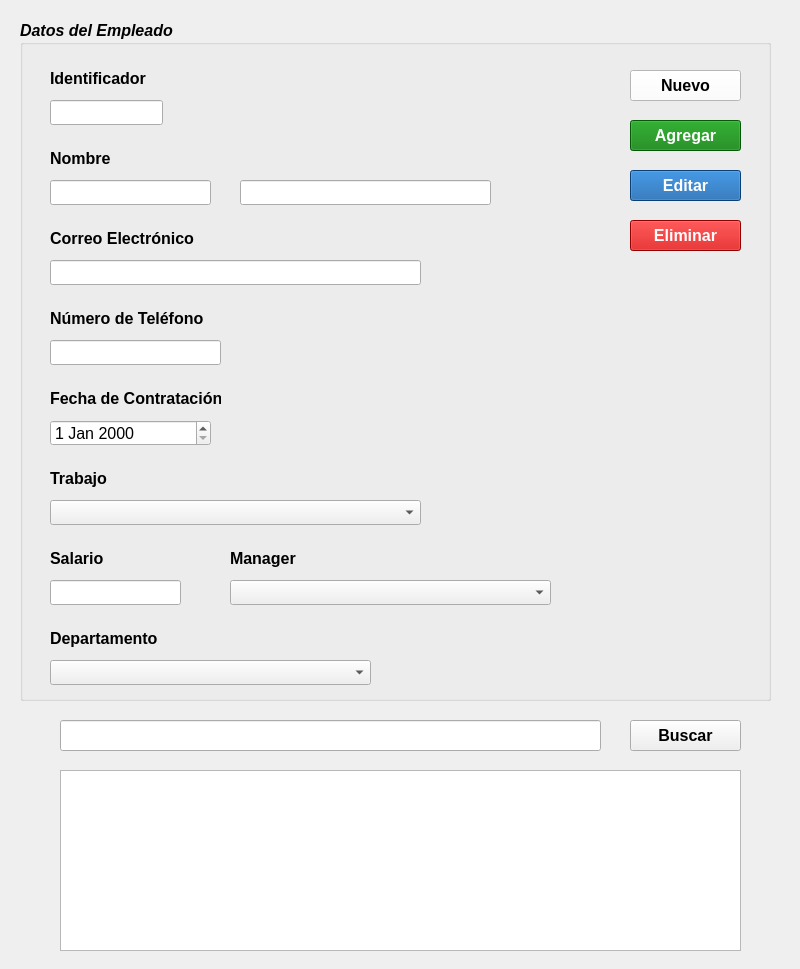
<?xml version="1.0" encoding="UTF-8"?>
<ui version="4.0">
 <class>FrmEmpleado</class>
 <widget class="QWidget" name="FrmEmpleado">
  <property name="geometry">
   <rect>
    <x>0</x>
    <y>0</y>
    <width>800</width>
    <height>969</height>
   </rect>
  </property>
  <property name="minimumSize">
   <size>
    <width>800</width>
    <height>969</height>
   </size>
  </property>
  <property name="windowTitle">
   <string>Gestion de Empleados</string>
  </property>
  <widget class="QGroupBox" name="gbox_datosEmpleado">
   <property name="geometry">
    <rect>
     <x>20</x>
     <y>20</y>
     <width>751</width>
     <height>681</height>
    </rect>
   </property>
   <property name="font">
    <font>
     <pointsize>12</pointsize>
     <weight>75</weight>
     <italic>true</italic>
     <bold>true</bold>
    </font>
   </property>
   <property name="title">
    <string>Datos del Empleado </string>
   </property>
   <widget class="QLabel" name="lbl_identificador">
    <property name="geometry">
     <rect>
      <x>30</x>
      <y>50</y>
      <width>101</width>
      <height>17</height>
     </rect>
    </property>
    <property name="font">
     <font>
      <pointsize>12</pointsize>
      <weight>75</weight>
      <italic>false</italic>
      <bold>true</bold>
     </font>
    </property>
    <property name="text">
     <string>Identificador</string>
    </property>
   </widget>
   <widget class="QLineEdit" name="le_id">
    <property name="geometry">
     <rect>
      <x>30</x>
      <y>80</y>
      <width>113</width>
      <height>25</height>
     </rect>
    </property>
    <property name="font">
     <font>
      <pointsize>12</pointsize>
      <weight>50</weight>
      <italic>false</italic>
      <bold>false</bold>
     </font>
    </property>
    <property name="readOnly">
     <bool>true</bool>
    </property>
   </widget>
   <widget class="QLabel" name="lbl_nombre">
    <property name="geometry">
     <rect>
      <x>30</x>
      <y>130</y>
      <width>101</width>
      <height>17</height>
     </rect>
    </property>
    <property name="font">
     <font>
      <pointsize>12</pointsize>
      <weight>75</weight>
      <italic>false</italic>
      <bold>true</bold>
     </font>
    </property>
    <property name="text">
     <string>Nombre</string>
    </property>
   </widget>
   <widget class="QLineEdit" name="le_primerNombre">
    <property name="geometry">
     <rect>
      <x>30</x>
      <y>160</y>
      <width>161</width>
      <height>25</height>
     </rect>
    </property>
    <property name="font">
     <font>
      <pointsize>12</pointsize>
      <weight>50</weight>
      <italic>false</italic>
      <bold>false</bold>
     </font>
    </property>
    <property name="text">
     <string/>
    </property>
   </widget>
   <widget class="QLineEdit" name="le_ultimoNombre">
    <property name="geometry">
     <rect>
      <x>220</x>
      <y>160</y>
      <width>251</width>
      <height>25</height>
     </rect>
    </property>
    <property name="font">
     <font>
      <pointsize>12</pointsize>
      <weight>50</weight>
      <italic>false</italic>
      <bold>false</bold>
     </font>
    </property>
    <property name="text">
     <string/>
    </property>
   </widget>
   <widget class="QLabel" name="lbl_correoElectronico">
    <property name="geometry">
     <rect>
      <x>30</x>
      <y>210</y>
      <width>151</width>
      <height>17</height>
     </rect>
    </property>
    <property name="font">
     <font>
      <pointsize>12</pointsize>
      <weight>75</weight>
      <italic>false</italic>
      <bold>true</bold>
     </font>
    </property>
    <property name="text">
     <string>Correo Electrónico</string>
    </property>
   </widget>
   <widget class="QLineEdit" name="le_correo">
    <property name="geometry">
     <rect>
      <x>30</x>
      <y>240</y>
      <width>371</width>
      <height>25</height>
     </rect>
    </property>
    <property name="font">
     <font>
      <pointsize>12</pointsize>
      <weight>50</weight>
      <italic>false</italic>
      <bold>false</bold>
     </font>
    </property>
    <property name="text">
     <string/>
    </property>
   </widget>
   <widget class="QLineEdit" name="le_telefono">
    <property name="geometry">
     <rect>
      <x>30</x>
      <y>320</y>
      <width>171</width>
      <height>25</height>
     </rect>
    </property>
    <property name="font">
     <font>
      <pointsize>12</pointsize>
      <weight>50</weight>
      <italic>false</italic>
      <bold>false</bold>
     </font>
    </property>
    <property name="text">
     <string/>
    </property>
   </widget>
   <widget class="QLabel" name="lbl_numeroTelefono">
    <property name="geometry">
     <rect>
      <x>30</x>
      <y>290</y>
      <width>161</width>
      <height>17</height>
     </rect>
    </property>
    <property name="font">
     <font>
      <pointsize>12</pointsize>
      <weight>75</weight>
      <italic>false</italic>
      <bold>true</bold>
     </font>
    </property>
    <property name="text">
     <string>Número de Teléfono</string>
    </property>
   </widget>
   <widget class="QLabel" name="lbl_fechaContratacion">
    <property name="geometry">
     <rect>
      <x>30</x>
      <y>370</y>
      <width>171</width>
      <height>17</height>
     </rect>
    </property>
    <property name="font">
     <font>
      <pointsize>12</pointsize>
      <weight>75</weight>
      <italic>false</italic>
      <bold>true</bold>
     </font>
    </property>
    <property name="text">
     <string>Fecha de Contratación</string>
    </property>
   </widget>
   <widget class="QDateEdit" name="de_fechaContratacion">
    <property name="geometry">
     <rect>
      <x>30</x>
      <y>400</y>
      <width>161</width>
      <height>26</height>
     </rect>
    </property>
    <property name="font">
     <font>
      <pointsize>12</pointsize>
      <weight>50</weight>
      <italic>false</italic>
      <bold>false</bold>
     </font>
    </property>
   </widget>
   <widget class="QLabel" name="lbl_trabajo">
    <property name="geometry">
     <rect>
      <x>30</x>
      <y>450</y>
      <width>61</width>
      <height>17</height>
     </rect>
    </property>
    <property name="font">
     <font>
      <pointsize>12</pointsize>
      <weight>75</weight>
      <italic>false</italic>
      <bold>true</bold>
     </font>
    </property>
    <property name="text">
     <string>Trabajo</string>
    </property>
   </widget>
   <widget class="QComboBox" name="cbx_trabajo">
    <property name="geometry">
     <rect>
      <x>30</x>
      <y>480</y>
      <width>371</width>
      <height>25</height>
     </rect>
    </property>
    <property name="font">
     <font>
      <pointsize>12</pointsize>
      <weight>50</weight>
      <italic>false</italic>
      <bold>false</bold>
     </font>
    </property>
    <property name="editable">
     <bool>false</bool>
    </property>
   </widget>
   <widget class="QLabel" name="lbl_salario">
    <property name="geometry">
     <rect>
      <x>30</x>
      <y>530</y>
      <width>61</width>
      <height>17</height>
     </rect>
    </property>
    <property name="font">
     <font>
      <pointsize>12</pointsize>
      <weight>75</weight>
      <italic>false</italic>
      <bold>true</bold>
     </font>
    </property>
    <property name="text">
     <string>Salario</string>
    </property>
   </widget>
   <widget class="QLineEdit" name="le_salario">
    <property name="geometry">
     <rect>
      <x>30</x>
      <y>560</y>
      <width>131</width>
      <height>25</height>
     </rect>
    </property>
    <property name="font">
     <font>
      <pointsize>12</pointsize>
      <weight>50</weight>
      <italic>false</italic>
      <bold>false</bold>
     </font>
    </property>
    <property name="text">
     <string/>
    </property>
   </widget>
   <widget class="QLabel" name="lbl_manager">
    <property name="geometry">
     <rect>
      <x>210</x>
      <y>530</y>
      <width>71</width>
      <height>17</height>
     </rect>
    </property>
    <property name="font">
     <font>
      <pointsize>12</pointsize>
      <weight>75</weight>
      <italic>false</italic>
      <bold>true</bold>
     </font>
    </property>
    <property name="text">
     <string>Manager</string>
    </property>
   </widget>
   <widget class="QComboBox" name="cbx_manager">
    <property name="geometry">
     <rect>
      <x>210</x>
      <y>560</y>
      <width>321</width>
      <height>25</height>
     </rect>
    </property>
    <property name="font">
     <font>
      <pointsize>12</pointsize>
      <weight>50</weight>
      <italic>false</italic>
      <bold>false</bold>
     </font>
    </property>
   </widget>
   <widget class="QLabel" name="lbl_departamento">
    <property name="geometry">
     <rect>
      <x>30</x>
      <y>610</y>
      <width>111</width>
      <height>17</height>
     </rect>
    </property>
    <property name="font">
     <font>
      <pointsize>12</pointsize>
      <weight>75</weight>
      <italic>false</italic>
      <bold>true</bold>
     </font>
    </property>
    <property name="text">
     <string>Departamento</string>
    </property>
   </widget>
   <widget class="QComboBox" name="cbx_departamento">
    <property name="geometry">
     <rect>
      <x>30</x>
      <y>640</y>
      <width>321</width>
      <height>25</height>
     </rect>
    </property>
    <property name="font">
     <font>
      <pointsize>12</pointsize>
      <weight>50</weight>
      <italic>false</italic>
      <bold>false</bold>
     </font>
    </property>
   </widget>
   <widget class="QPushButton" name="btn_nuevo">
    <property name="geometry">
     <rect>
      <x>610</x>
      <y>50</y>
      <width>111</width>
      <height>31</height>
     </rect>
    </property>
    <property name="font">
     <font>
      <pointsize>12</pointsize>
      <weight>75</weight>
      <italic>false</italic>
      <bold>true</bold>
     </font>
    </property>
    <property name="toolTip">
     <string>&lt;html&gt;&lt;head/&gt;&lt;body&gt;&lt;p&gt;&lt;span style=&quot; font-weight:400;&quot;&gt;Limpia los campos del formulario&lt;/span&gt;&lt;/p&gt;&lt;/body&gt;&lt;/html&gt;</string>
    </property>
    <property name="styleSheet">
     <string notr="true">background-color:white</string>
    </property>
    <property name="text">
     <string>Nuevo</string>
    </property>
    <property name="icon">
     <iconset resource="../PruebaClonar/HR_Seguridad/recursos/iconosBotones.qrc">
      <normaloff>:/iconosCrud/clean40.png</normaloff>:/iconosCrud/clean40.png</iconset>
    </property>
    <property name="iconSize">
     <size>
      <width>20</width>
      <height>20</height>
     </size>
    </property>
   </widget>
   <widget class="QPushButton" name="btn_eliminar">
    <property name="geometry">
     <rect>
      <x>610</x>
      <y>200</y>
      <width>111</width>
      <height>31</height>
     </rect>
    </property>
    <property name="font">
     <font>
      <pointsize>12</pointsize>
      <weight>75</weight>
      <italic>false</italic>
      <bold>true</bold>
     </font>
    </property>
    <property name="toolTip">
     <string>&lt;html&gt;&lt;head/&gt;&lt;body&gt;&lt;p&gt;&lt;span style=&quot; font-weight:400;&quot;&gt;Elimina un registro&lt;/span&gt;&lt;/p&gt;&lt;/body&gt;&lt;/html&gt;</string>
    </property>
    <property name="styleSheet">
     <string notr="true">color:white;
background-color:rgb(201, 0, 0)</string>
    </property>
    <property name="text">
     <string>Eliminar</string>
    </property>
    <property name="icon">
     <iconset resource="../PruebaClonar/HR_Seguridad/recursos/iconosBotones.qrc">
      <normaloff>:/iconosCrud/delete40.png</normaloff>:/iconosCrud/delete40.png</iconset>
    </property>
    <property name="iconSize">
     <size>
      <width>20</width>
      <height>20</height>
     </size>
    </property>
   </widget>
   <widget class="QPushButton" name="btn_editar">
    <property name="geometry">
     <rect>
      <x>610</x>
      <y>150</y>
      <width>111</width>
      <height>31</height>
     </rect>
    </property>
    <property name="font">
     <font>
      <pointsize>12</pointsize>
      <weight>75</weight>
      <italic>false</italic>
      <bold>true</bold>
     </font>
    </property>
    <property name="toolTip">
     <string>&lt;html&gt;&lt;head/&gt;&lt;body&gt;&lt;p&gt;&lt;span style=&quot; font-weight:400;&quot;&gt;Edita un registro ya existente&lt;/span&gt;&lt;/p&gt;&lt;/body&gt;&lt;/html&gt;</string>
    </property>
    <property name="styleSheet">
     <string notr="true">color:white;
background-color:rgb(12, 91, 166)</string>
    </property>
    <property name="text">
     <string>Editar</string>
    </property>
    <property name="icon">
     <iconset resource="../PruebaClonar/HR_Seguridad/recursos/iconosBotones.qrc">
      <normaloff>:/iconosCrud/edit40.png</normaloff>:/iconosCrud/edit40.png</iconset>
    </property>
    <property name="iconSize">
     <size>
      <width>20</width>
      <height>20</height>
     </size>
    </property>
   </widget>
   <widget class="QPushButton" name="btn_agregar">
    <property name="geometry">
     <rect>
      <x>610</x>
      <y>100</y>
      <width>111</width>
      <height>31</height>
     </rect>
    </property>
    <property name="font">
     <font>
      <pointsize>12</pointsize>
      <weight>75</weight>
      <italic>false</italic>
      <bold>true</bold>
     </font>
    </property>
    <property name="toolTip">
     <string>&lt;html&gt;&lt;head/&gt;&lt;body&gt;&lt;p&gt;&lt;span style=&quot; font-weight:400;&quot;&gt;Crea un nuevo registro&lt;/span&gt;&lt;/p&gt;&lt;/body&gt;&lt;/html&gt;</string>
    </property>
    <property name="styleSheet">
     <string notr="true">color:white;
background-color:rgb(7, 125, 8)</string>
    </property>
    <property name="text">
     <string>Agregar</string>
    </property>
    <property name="icon">
     <iconset resource="../PruebaClonar/HR_Seguridad/recursos/iconosBotones.qrc">
      <normaloff>:/iconosCrud/add40.png</normaloff>:/iconosCrud/add40.png</iconset>
    </property>
    <property name="iconSize">
     <size>
      <width>20</width>
      <height>20</height>
     </size>
    </property>
   </widget>
  </widget>
  <widget class="QTableView" name="tv_registrosEmpleados">
   <property name="geometry">
    <rect>
     <x>60</x>
     <y>770</y>
     <width>681</width>
     <height>181</height>
    </rect>
   </property>
   <property name="verticalScrollBarPolicy">
    <enum>Qt::ScrollBarAsNeeded</enum>
   </property>
   <property name="horizontalScrollBarPolicy">
    <enum>Qt::ScrollBarAsNeeded</enum>
   </property>
  </widget>
  <widget class="QLineEdit" name="le_buscador">
   <property name="geometry">
    <rect>
     <x>60</x>
     <y>720</y>
     <width>541</width>
     <height>31</height>
    </rect>
   </property>
   <property name="font">
    <font>
     <pointsize>12</pointsize>
     <italic>false</italic>
    </font>
   </property>
   <property name="text">
    <string/>
   </property>
  </widget>
  <widget class="QPushButton" name="btn_buscar">
   <property name="geometry">
    <rect>
     <x>630</x>
     <y>720</y>
     <width>111</width>
     <height>31</height>
    </rect>
   </property>
   <property name="font">
    <font>
     <pointsize>12</pointsize>
     <weight>75</weight>
     <italic>false</italic>
     <bold>true</bold>
    </font>
   </property>
   <property name="styleSheet">
    <string notr="true"/>
   </property>
   <property name="text">
    <string>Buscar</string>
   </property>
   <property name="icon">
    <iconset resource="../PruebaClonar/HR_Seguridad/recursos/iconosBotones.qrc">
     <normaloff>:/iconosCrud/search40.png</normaloff>:/iconosCrud/search40.png</iconset>
   </property>
  </widget>
 </widget>
 <tabstops>
  <tabstop>le_id</tabstop>
  <tabstop>le_primerNombre</tabstop>
  <tabstop>le_ultimoNombre</tabstop>
  <tabstop>le_correo</tabstop>
  <tabstop>le_telefono</tabstop>
  <tabstop>de_fechaContratacion</tabstop>
  <tabstop>cbx_trabajo</tabstop>
  <tabstop>le_salario</tabstop>
  <tabstop>cbx_manager</tabstop>
  <tabstop>cbx_departamento</tabstop>
  <tabstop>le_buscador</tabstop>
  <tabstop>tv_registrosEmpleados</tabstop>
 </tabstops>
 <resources>
  <include location="../PruebaClonar/HR_Seguridad/recursos/iconosBotones.qrc"/>
 </resources>
 <connections/>
</ui>
